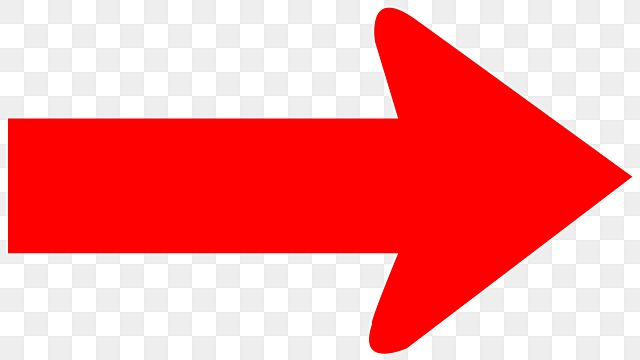
#> input picture CurvedLine/arrow.png, 640 x 360 px
$ python Lane.py
#> lines starting #> are read from the running program, lines starting #| are printed output that depends on the picture; after the words box and inside, x2 and y2 are one past the last pixel; in counts of white or black regions, pixels touching at a corner belong together; pictures that were not available may be replaced by others from this repository, and a replacement may not be noted
# import packages
import numpy as np
import cv2
import time


cap=cv2.VideoCapture('road.mov')
arrow = cv2.imread('arrow.png')
#> arrow is the input picture: shape (360, 640, 3); mean B, G, R 142.9, 142.9, 249
while(True):
    #Make a copy of original image
    ret,frame = cap.read()
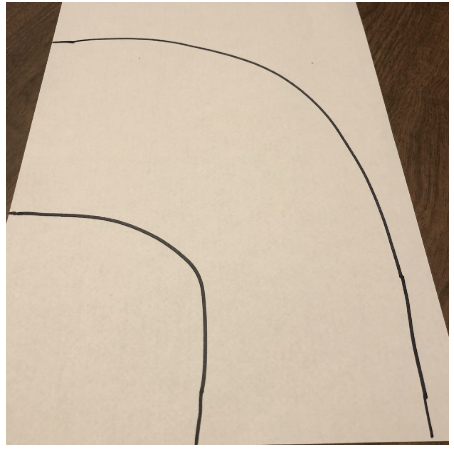
#> input picture Circle and Curve Detection/Dylan.jpg, 454 x 450 px, given in place of road.mov, which was not available
#> frame is the input picture: shape (450, 454, 3); mean B, G, R 166.4, 185.6, 201.2
    if frame is not None:
        # I want to put logo on top-left corner, So I create a ROI
        rows,cols,channels = arrow.shape
#> rows = 360; cols = 640; channels = 3
        roi = frame[0:rows, 0:cols]
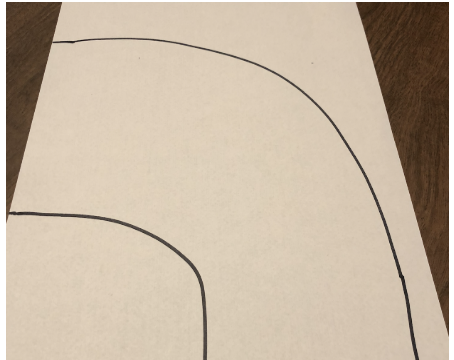
#> roi: shape (360, 454, 3); mean B, G, R 163.1, 182.6, 198.4
        # Now create a mask of logo and create its inverse mask also
        arrowgray = cv2.cvtColor(arrow,cv2.COLOR_BGR2GRAY)
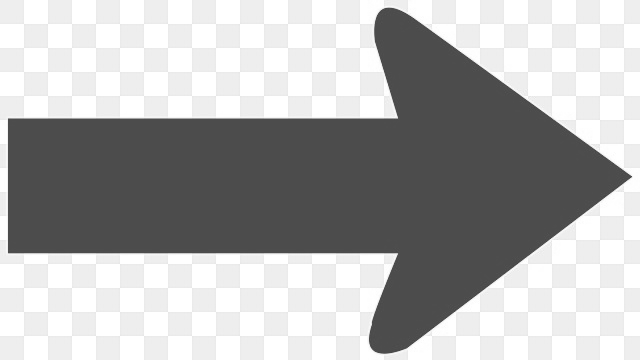
#> arrowgray: shape (360, 640); min 67, max 255, mean 174.7
        ret, mask = cv2.threshold(arrowgray,215, 255, cv2.THRESH_BINARY)
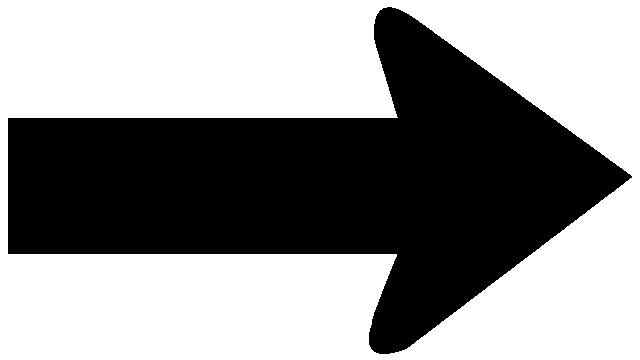
#> mask: shape (360, 640); 57.7% white; 1 black region, box (x1, y1, x2, y2) and area: (8, 7, 632, 354) 97475
        mask_inv = cv2.bitwise_not(mask)
#> (the run stopped early here; a loop or call above may not have finished)
